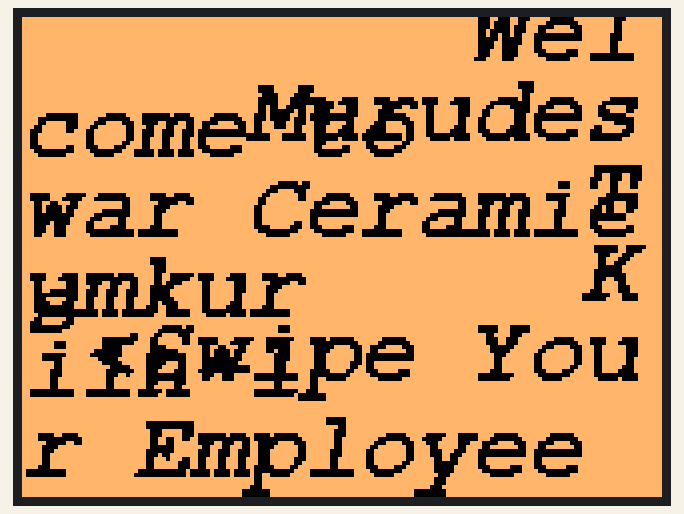
A sketch run on a simulated Arduino Uno, built with avr-gcc and run on an emulated ATmega328P. Parts: 320×240 colour display. What the sketch prints to the serial monitor is not drawn.

Above: at 0.6 s.

The sketch:

tft_gui_test_31.3.16.ino
```cpp
#include <ArduinoJson.h>
#include <string.h>
#include <SPFD5408_Adafruit_GFX.h>
#include <SPFD5408_Adafruit_TFTLCD.h>
#include <SPFD5408_TouchScreen.h>
#include <Fonts/FreeMonoBoldOblique12pt7b.h>
#include <Fonts/FreeSerif9pt7b.h>

#if defined(__SAM3X8E__)
    #undef __FlashStringHelper::F(string_literal)
    #define F(string_literal) string_literal
#endif


#define YP A3  // must be an analog pin, use "An" notation!
#define XM A2  // must be an analog pin, use "An" notation!
#define YM 9   // can be a digital pin
#define XP 8   // can be a digital pin

// Calibrate values
#define TS_MINX 125
#define TS_MINY 85
#define TS_MAXX 965
#define TS_MAXY 905

TouchScreen ts = TouchScreen(XP, YP, XM, YM, 300);

#define LCD_CS A3
#define LCD_CD A2
#define LCD_WR A1
#define LCD_RD A0
// optional
#define LCD_RESET A4

#define BLACK   0x0000
#define BLUE    0x001F
#define RED     0xF800
#define GREEN   0x07E0
#define CYAN    0x07FF
#define MAGENTA 0xF81F
#define YELLOW  0xFFE0
#define WHITE   0xFFFF

Adafruit_TFTLCD tft(LCD_CS, LCD_CD, LCD_WR, LCD_RD, LCD_RESET);

#define MINPRESSURE 10
#define MAXPRESSURE 1000
const char* welcome ="Welcome to";
const char* swipe ="<Swipe Your Employee ID>";

void setup() {
    Serial.begin(9600);
    StaticJsonBuffer<350> jsonBuffer;
    String json= "{\n\"COMPANY\":\n{\n\"NAME\":\"Murudeswar Ceramics\",\n\"ID\":1111\n},\n\"PLANT\":\n{\n\"NAME\":\"Tumkur\",\n\"ID\":123\n},\n\"WORK_CENTER_1\":\n{\n\"NAME\":\"Kiln-1\",\n\"CODE\":1234,\n\"ID\":124,\n\"RDI_0\":2,\n\"RDO_0\":3,\n\"RAI_0\":1\n},\n\"WORK_CENTER_2\":\n{\n\"NAME\":\"<WC_NAME>\",\n\"CODE\":1234,\n\"ID\":124,\n\"RDI_0\":2,\n\"RDO_0\":3,\n\"RAI_0\":1\n}\n}";
    Serial.println(json);
    char json1[]= "{\n\"COMPANY\":\n{\n\"NAME\":\"Murudeswar Ceramics\",\n\"ID\":1111\n},\n\"PLANT\":\n{\n\"NAME\":\"Tumkur\",\n\"ID\":123\n},\n\"WORK_CENTER_1\":\n{\n\"NAME\":\"Kiln-1\",\n\"CODE\":1234,\n\"ID\":124,\n\"RDI_0\":2,\n\"RDO_0\":3,\n\"RAI_0\":1\n},\n\"WORK_CENTER_2\":\n{\n\"NAME\":\"<WC_NAME>\",\n\"CODE\":1234,\n\"ID\":124,\n\"RDI_0\":2,\n\"RDO_0\":3,\n\"RAI_0\":1\n}\n}";
    JsonObject& root = jsonBuffer.parseObject(json1);
    if (!root.success()){
      Serial.println("parseObject() failed");
      return;
    }
  tft.reset();
  tft.begin(0x9341); // SDFP5408
  tft.setRotation(3);
  //tft.setFont();
  tft.setFont(&FreeMonoBoldOblique12pt7b);


  const char* CompanyName = root["COMPANY"]["NAME"];
  int CompanyID = root["COMPANY"]["ID"];
  const char* PlantName = root["PLANT"]["NAME"];
  int PlantID = root["PLANT"]["ID"];
  const char* WorkCenterName_1 = root["WORK_CENTER_1"]["NAME"];
  int WorkCenterCode_1 = root["WORK_CENTER_1"]["CODE"];
  int WorkCenterID_1 = root["WORK_CENTER_1"]["ID"];
  int WC_1_RDI_0 = root["WORK_CENTER_1"]["RDI_0"];
  int WC_1_RDO_0 = root["WORK_CENTER_1"]["RDO_0"];
  int WC_1_RAI_0 = root["WORK_CENTER_1"]["RAI_0"];
  const char* WorkCenterName_2 = root["WORK_CENTER_2"]["NAME"];
  int WorkCenterCode_2 = root["WORK_CENTER_2"]["CODE"];
  int WorkCenterID_2 = root["WORK_CENTER_2"]["ID"];
  int WC_2_RDI_0 = root["WORK_CENTER_2"]["RDI_0"];
  int WC_2_RDO_0 = root["WORK_CENTER_2"]["RDO_0"];
  int WC_2_RAI_0 = root["WORK_CENTER_2"]["RAI_0"];
  tft.fillScreen(  0xFDAD);
  tft.setTextColor(BLACK);
  tft.setCursor(0,20);
  //tft.fillCircle(80,130,20,0xBB00);
  center(welcome,2);
  tft.setCursor(0,60);
  center(CompanyName,2);
  tft.setCursor(0,100);
  center(PlantName,2);
  tft.setCursor(0,140);
  center(WorkCenterName_1,2);
  tft.setCursor(0,180);
  center(swipe,2);
}

void loop(){

}

void center( const char* text, byte textSize )
{
// if textSize(1)--> max char 53
// if textSize(2)--> max char 26
// if textSize(3)--> max char 17
// if textSize(4)--> max char 13
// if textSize(5)--> max char 10
  tft.setTextSize(textSize);
  String words=text;
  char str[50];
  int len;

  strcpy(str, text);
  len = strlen(str);
  if( textSize == 1 ){
    int x=0;
    int space= 53;
    x= ( space / 2 ) - ( len / 2 );
    //Serial.println(x);
    for(int i=0; i<=x ;i++){
      tft.print(" ");
    }
    tft.println(str);
   }

    if( textSize == 2 ){
      int x=0;
      int space= 24;
      x= ( space / 2 ) - ( len / 2 );
      //Serial.println(x);
      for(int i=0; i<=x ;i++){
        tft.print(" ");
      }
      tft.println(str);
    }

    if( textSize == 3 ){
      int x=0;
      int space= 17;
      x= ( space / 2 ) - ( len / 2 );
      //Serial.println(x);
      for(int i=0; i<=x ;i++){
        tft.print(" ");
      }
      tft.println(str);
    }

    if( textSize == 4 ){
      int x=0;
      int space= 13;
      x= ( space / 2 ) - ( len / 2 );
      //Serial.println(x);
      for(int i=0; i<=x ;i++){
        tft.print(" ");
      }
      tft.println(str);
    }

    if( textSize == 5 ){
      int x=0;
      int space= 10;
      x= ( space / 2 ) - ( len / 2 );
      //Serial.println(x);
      for(int i=0; i<=x ;i++){
        tft.print(" ");
      }
      tft.println(str);
    }

    memset(str,0,50);
}
```
